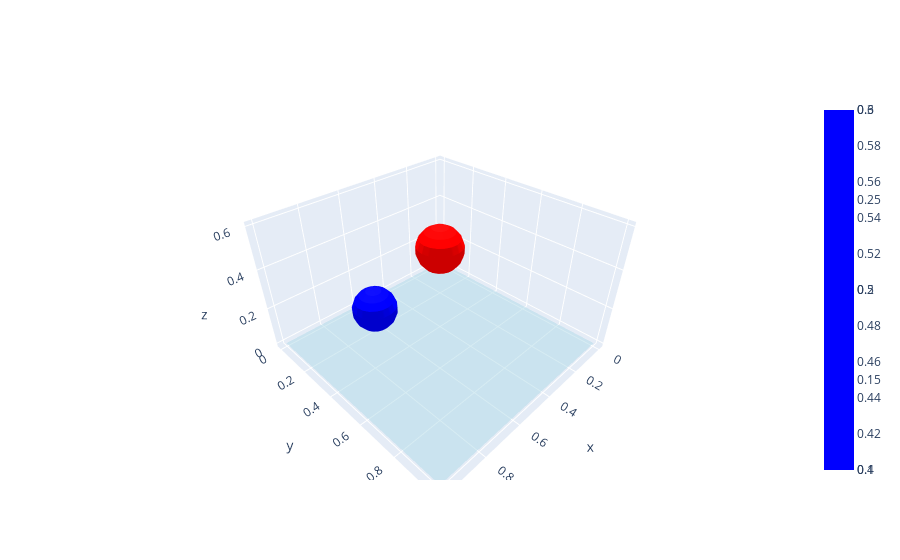

Notebook code cell kept with this figure:
### Code cell
import plotly.graph_objects as go

fig = go.Figure()

# Add a table (as a plane)
fig.add_trace(go.Mesh3d(x=[0, 1, 1, 0], y=[0, 0, 1, 1], z=[0, 0, 0, 0], color='lightblue', opacity=0.50))

# Add some spheres (balls)
import numpy as np
def create_sphere(center, radius, color):
    u, v = np.mgrid[0:2*np.pi:20j, 0:np.pi:10j]
    x = center[0] + radius * np.cos(u) * np.sin(v)
    y = center[1] + radius * np.sin(u) * np.sin(v)
    z = center[2] + radius * np.cos(v)
    return go.Surface(x=x, y=y, z=z, colorscale=[[0, color], [1, color]])

fig.add_trace(create_sphere([0.5, 0.5, 0.5], 0.1, 'red'))
fig.add_trace(create_sphere([0.7, 0.3, 0.2], 0.1, 'blue'))

fig.show()

### Figure 1 — Plotly figure (JSON) as saved in the notebook; plotly's stock layout.template omitted (floating-point values rounded to 4 significant figures; data arrays with more than 128 entries replaced by an {"elided": "..."} marker saying what was removed)
{"data": [{"color": "lightblue", "opacity": 0.5, "type": "mesh3d", "x": [0, 1, 1, 0], "y": [0, 0, 1, 1], "z": [0, 0, 0, 0]}, {"colorscale": [[0, "red"], [1, "red"]], "type": "surface", "x": {"elided": "20x10 float values"}, "y": {"elided": "20x10 float values"}, "z": {"elided": "20x10 float values"}}, {"colorscale": [[0, "blue"], [1, "blue"]], "type": "surface", "x": {"elided": "20x10 float values"}, "y": {"elided": "20x10 float values"}, "z": {"elided": "20x10 float values"}}], "layout": {}}
